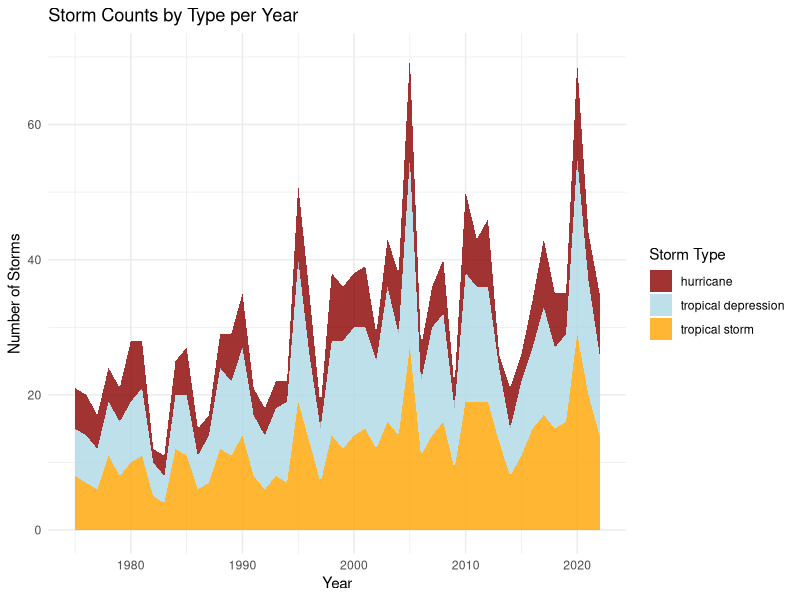

The R script that drew this image:
## ---- chunk 1
suppressPackageStartupMessages(library(tidyverse))
## ---- chunk 2
storms %>%
  filter(status %in% c("tropical depression", "tropical storm", "hurricane")) %>%
  distinct(year, name, status) %>%
  count(year, status) %>%
  ggplot(aes(x = year, y = n, fill = status)) +
  geom_area(position = "stack", alpha = 0.8) +
  scale_fill_manual(
    values = c(
      "tropical depression" = "#ADD8E6",
      "tropical storm" = "#FFA500",
      "hurricane" = "#8B0000"
    ),
    name = "Storm Type"
  ) +
  labs(
    title = "Storm Counts by Type per Year",
    x = "Year",
    y = "Number of Storms"
  ) +
  theme_minimal()
